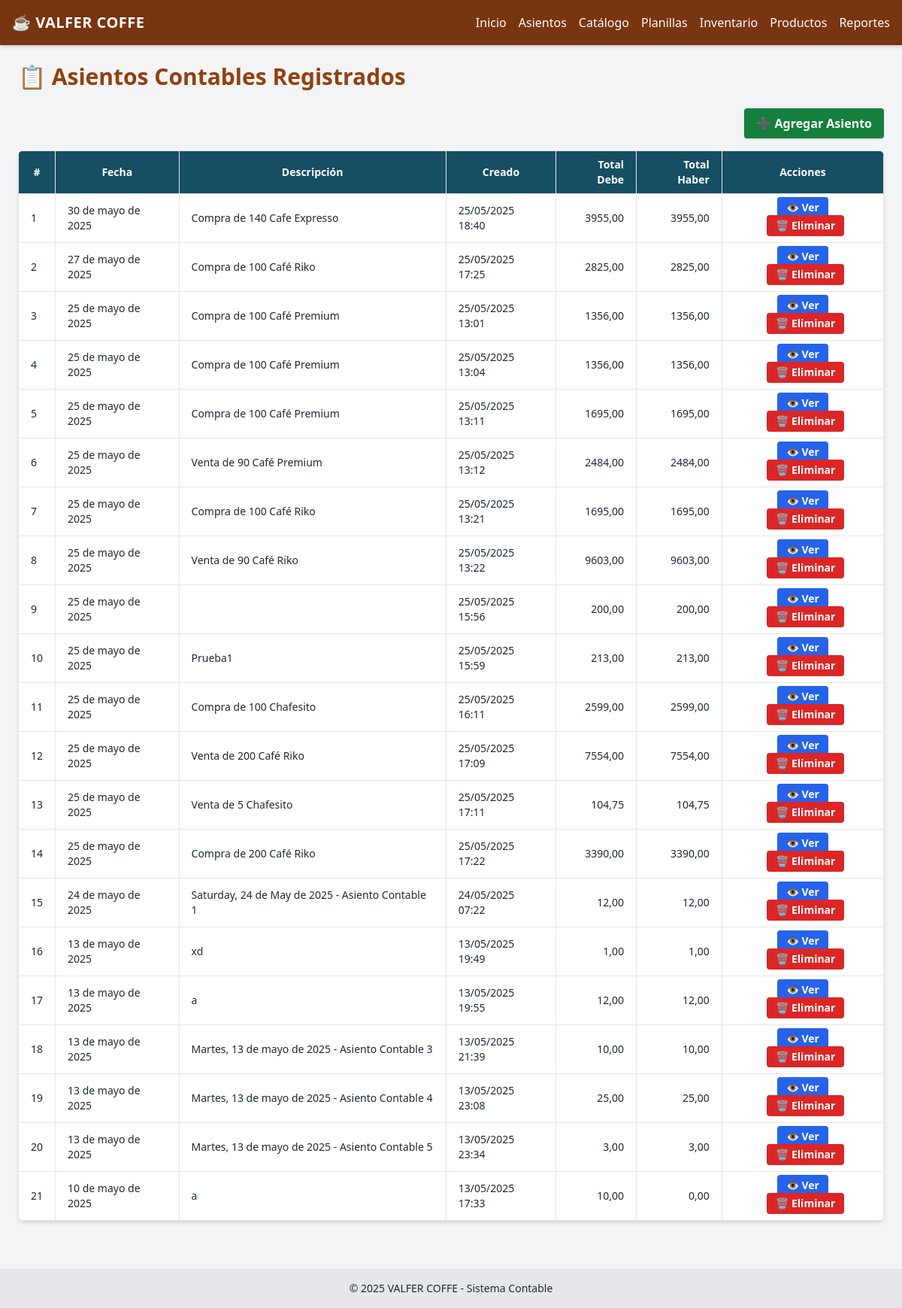
Page /asientos/ on the committed database.
### contabilidad/models.py (models this page shows, shortened)
class AsientoContable(models.Model):
    fecha = models.DateField()
    descripcion = models.TextField()
    creado_en = models.DateTimeField(auto_now_add=True)

### contabilidad/views.py (the view)
# urls.py: path('asientos/', views.listar_asientos, name='listar_asientos'),
def listar_asientos(request):
    asientos = AsientoContable.objects.all().order_by('-fecha')
    data = []
    for asiento in asientos:
        total_debe = asiento.detalleasiento_set.aggregate(total=Sum('debe'))['total'] or 0
        total_haber = asiento.detalleasiento_set.aggregate(total=Sum('haber'))['total'] or 0
        data.append({
            'asiento': asiento,
            'total_debe': total_debe,
            'total_haber': total_haber,
        })
    return render(request, 'contabilidad/listar_asientos.html', {
        'asientos_data': data
    })

### contabilidad/templates/contabilidad/listar_asientos.html (shortened to what this page needs)
{% extends 'contabilidad/base.html' %}
{% block content %}
<div class="max-w-6xl mx-auto">
  <h2 class="text-3xl font-extrabold text-amber-800 mb-6">📋 Asientos Contables Registrados</h2>
  <div class="flex justify-end mb-4">
    <a href="{% url 'crear_asiento_contable' %}" class="bg-green-700 hover:bg-green-800 text-white px-4 py-2 rounded font-semibold shadow inline-flex items-center">
      ➕ Agregar Asiento
    </a>
  </div>
  <div class="bg-white shadow-md rounded-lg overflow-hidden">
    <div class="overflow-x-auto">
      <table class="min-w-full text-sm border-collapse">
        <thead class="bg-cyan-900 text-white">
          <tr>
            <th class="border px-4 py-2">#</th>
            <th class="border px-4 py-2">Fecha</th>
            <th class="border px-4 py-2">Descripción</th>
            <th class="border px-4 py-2">Creado</th>
            <th class="border px-4 py-2 text-right">Total Debe</th>
            <th class="border px-4 py-2 text-right">Total Haber</th>
            <th class="border px-4 py-2 text-center">Acciones</th>
          </tr>
        </thead>
        <tbody>
          {% for item in asientos_data %}
            <tr class="border-t hover:bg-amber-50">
              <td class="border px-4 py-2">{{ forloop.counter }}</td>
              <td class="border px-4 py-2">{{ item.asiento.fecha }}</td>
              <td class="border px-4 py-2">{{ item.asiento.descripcion }}</td>
              <td class="border px-4 py-2">{{ item.asiento.creado_en|date:"d/m/Y H:i" }}</td>
              <td class="border px-4 py-2 text-right">{{ item.total_debe|floatformat:2 }}</td>
              <td class="border px-4 py-2 text-right">{{ item.total_haber|floatformat:2 }}</td>
              <td class="border px-4 py-2 text-center space-x-2">
                <a href="{% url 'ver_asiento' item.asiento.id %}" class="bg-blue-600 hover:bg-blue-700 text-white py-1 px-3 rounded font-semibold">👁️ Ver</a>
                <button onclick="confirmarEliminacion({{ item.asiento.id }})" class="bg-red-600 hover:bg-red-700 text-white py-1 px-3 rounded font-semibold">🗑️ Eliminar</button>
              </td>
            </tr>
          {% endfor %}
        </tbody>
      </table>
    </div>
  </div>
</div>
<link rel="stylesheet" href="https://cdnjs.cloudflare.com/ajax/libs/animate.css/4.1.1/animate.min.css"/>
{% endblock %}

### rows in the picture
AsientoContable: asiento.fecha "30 de mayo de 2025", asiento.descripcion "Compra de 140 Cafe Expresso", asiento.creado_en "25/05/2025 18:40", total_debe "3955,00", total_haber "3955,00"
AsientoContable: asiento.fecha "27 de mayo de 2025", asiento.descripcion "Compra de 100 Café Riko", asiento.creado_en "25/05/2025 17:25", total_debe "2825,00", total_haber "2825,00"
AsientoContable: asiento.fecha "25 de mayo de 2025", asiento.descripcion "Compra de 100 Café Premium", asiento.creado_en "25/05/2025 13:01", total_debe "1356,00", total_haber "1356,00"
AsientoContable: asiento.fecha "25 de mayo de 2025", asiento.descripcion "Compra de 100 Café Premium", asiento.creado_en "25/05/2025 13:04", total_debe "1356,00", total_haber "1356,00"
AsientoContable: asiento.fecha "25 de mayo de 2025", asiento.descripcion "Compra de 100 Café Premium", asiento.creado_en "25/05/2025 13:11", total_debe "1695,00", total_haber "1695,00"
AsientoContable: asiento.fecha "25 de mayo de 2025", asiento.descripcion "Venta de 90 Café Premium", asiento.creado_en "25/05/2025 13:12", total_debe "2484,00", total_haber "2484,00"
AsientoContable: asiento.fecha "25 de mayo de 2025", asiento.descripcion "Compra de 100 Café Riko", asiento.creado_en "25/05/2025 13:21", total_debe "1695,00", total_haber "1695,00"
AsientoContable: asiento.fecha "25 de mayo de 2025", asiento.descripcion "Venta de 90 Café Riko", asiento.creado_en "25/05/2025 13:22", total_debe "9603,00", total_haber "9603,00"
AsientoContable: asiento.fecha "25 de mayo de 2025", asiento.creado_en "25/05/2025 15:56", total_debe "200,00", total_haber "200,00"
AsientoContable: asiento.fecha "25 de mayo de 2025", asiento.descripcion "Prueba1", asiento.creado_en "25/05/2025 15:59", total_debe "213,00", total_haber "213,00"
AsientoContable: asiento.fecha "25 de mayo de 2025", asiento.descripcion "Compra de 100 Chafesito", asiento.creado_en "25/05/2025 16:11", total_debe "2599,00", total_haber "2599,00"
AsientoContable: asiento.fecha "25 de mayo de 2025", asiento.descripcion "Venta de 200 Café Riko", asiento.creado_en "25/05/2025 17:09", total_debe "7554,00", total_haber "7554,00"
AsientoContable: asiento.fecha "25 de mayo de 2025", asiento.descripcion "Venta de 5 Chafesito", asiento.creado_en "25/05/2025 17:11", total_debe "104,75", total_haber "104,75"
AsientoContable: asiento.fecha "25 de mayo de 2025", asiento.descripcion "Compra de 200 Café Riko", asiento.creado_en "25/05/2025 17:22", total_debe "3390,00", total_haber "3390,00"
AsientoContable: asiento.fecha "24 de mayo de 2025", asiento.descripcion "Saturday, 24 de May de 2025 - Asiento Contable 1", asiento.creado_en "24/05/2025 07:22", total_debe "12,00", total_haber "12,00"
AsientoContable: asiento.fecha "13 de mayo de 2025", asiento.descripcion "xd", asiento.creado_en "13/05/2025 19:49", total_debe "1,00", total_haber "1,00"
AsientoContable: asiento.fecha "13 de mayo de 2025", asiento.descripcion "a", asiento.creado_en "13/05/2025 19:55", total_debe "12,00", total_haber "12,00"
AsientoContable: asiento.fecha "13 de mayo de 2025", asiento.descripcion "Martes, 13 de mayo de 2025 - Asiento Contable 3", asiento.creado_en "13/05/2025 21:39", total_debe "10,00", total_haber "10,00"
AsientoContable: asiento.fecha "13 de mayo de 2025", asiento.descripcion "Martes, 13 de mayo de 2025 - Asiento Contable 4", asiento.creado_en "13/05/2025 23:08", total_debe "25,00", total_haber "25,00"
AsientoContable: asiento.fecha "13 de mayo de 2025", asiento.descripcion "Martes, 13 de mayo de 2025 - Asiento Contable 5", asiento.creado_en "13/05/2025 23:34", total_debe "3,00", total_haber "3,00"
AsientoContable: asiento.fecha "10 de mayo de 2025", asiento.descripcion "a", asiento.creado_en "13/05/2025 17:33", total_debe "10,00", total_haber "0,00"
